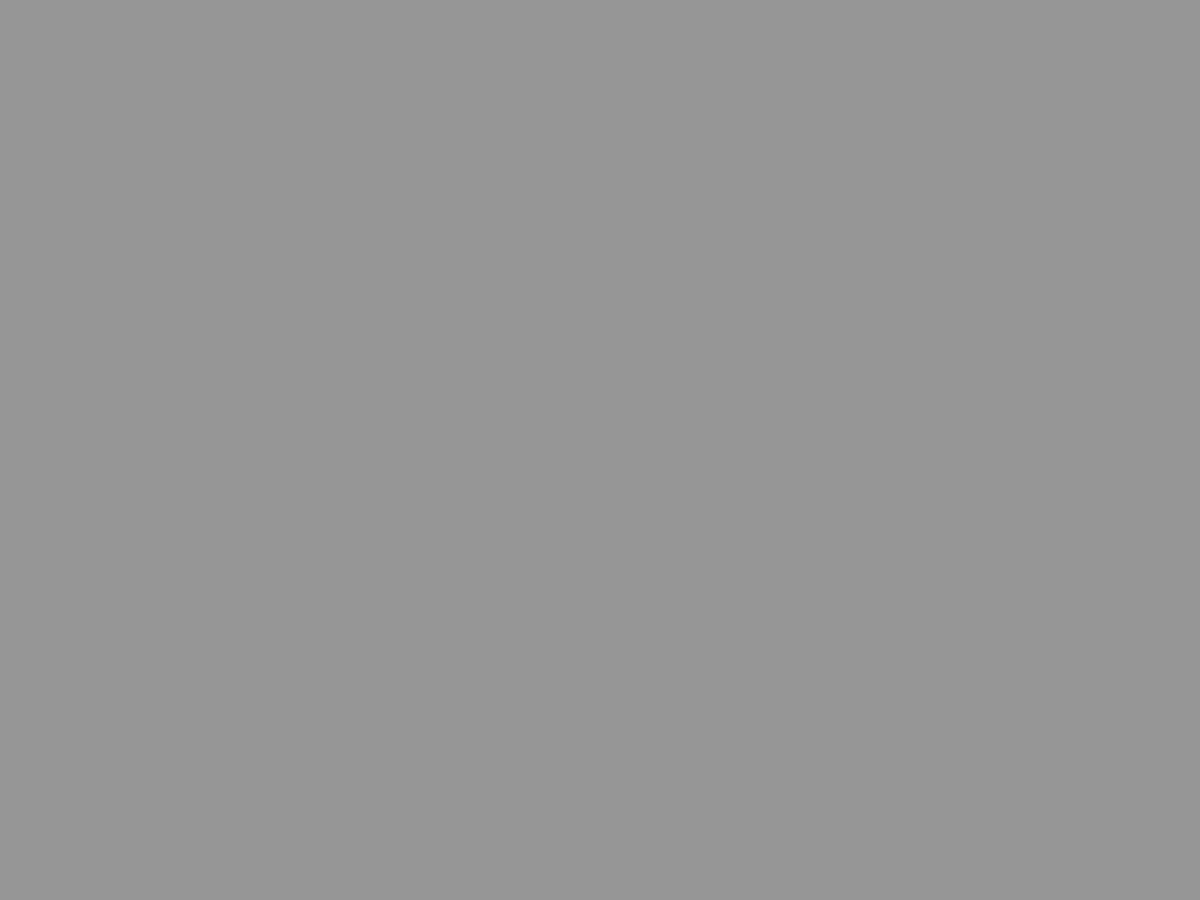
Frame 1 (no input)
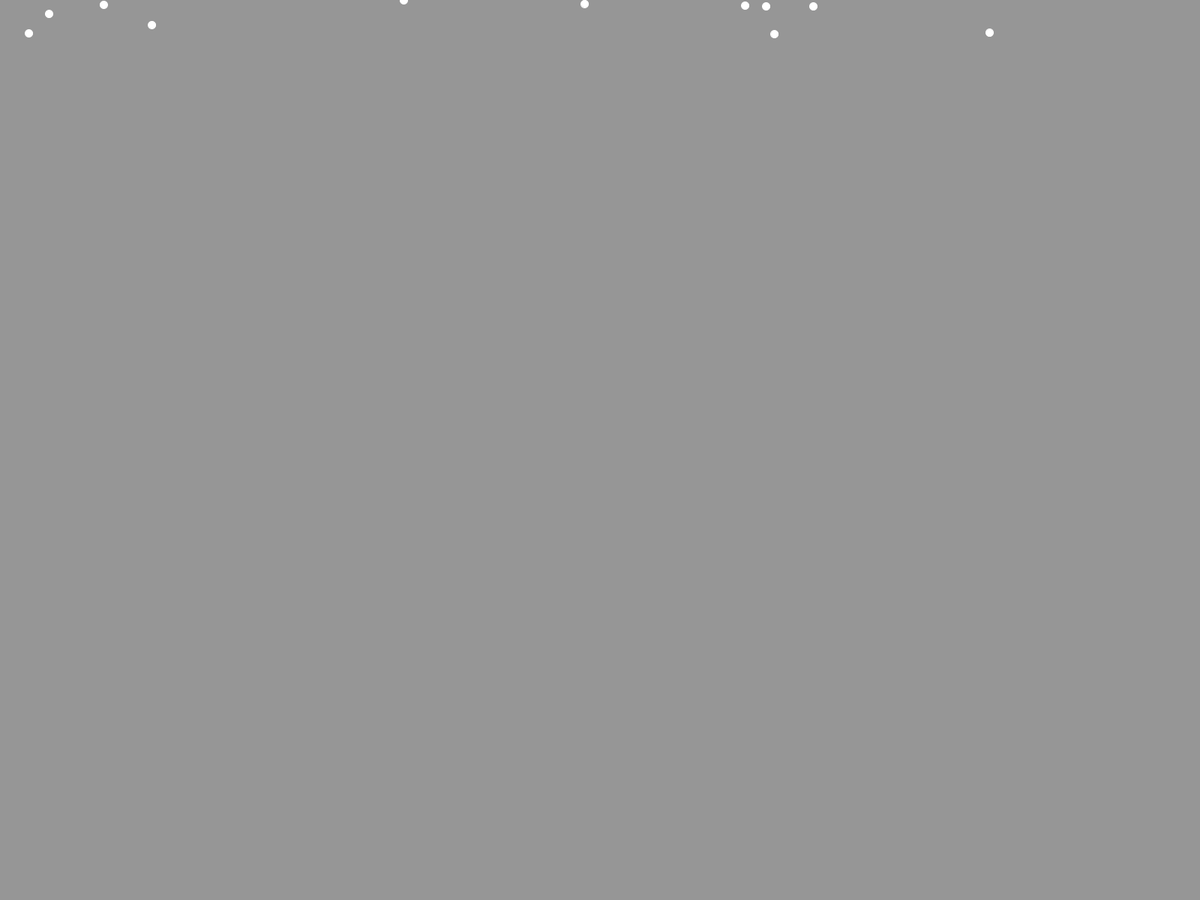
Frame 60 (the mouse pressed at the canvas centre just before this capture)
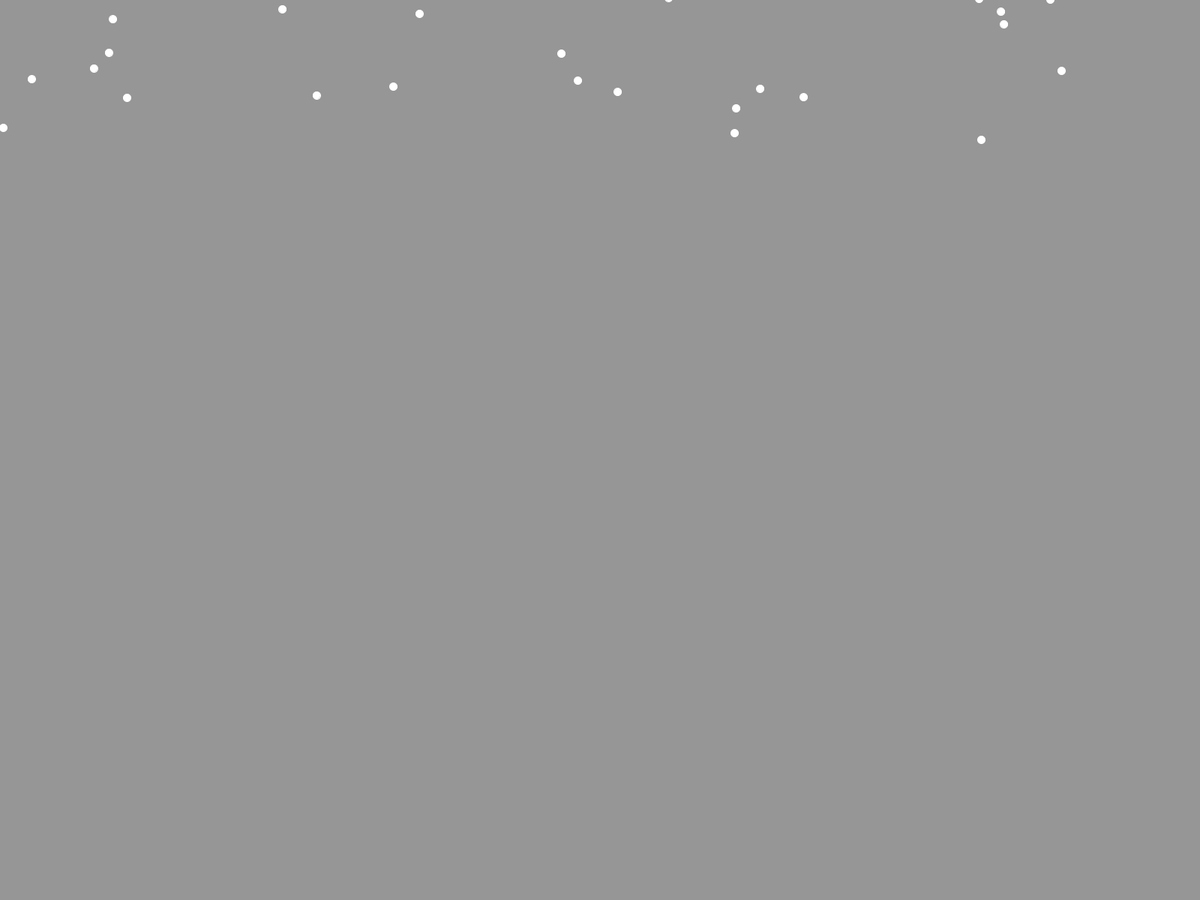
Frame 120 (the mouse held since frame 60 and released just before this capture)

The Processing sketch that drew these frames (run headless with seeded random() and noise(); from frame 60 on, the mouse is pressed at the canvas centre):

// Processing sketch: snowStorm
// ── snowStorm.pde



void setup(){
  fullScreen();
  
}


int snowNumb = 100;
float[] startxCoord = new float[snowNumb];
float[] startyCoord = new float[snowNumb];
float[] xCoord = new float[snowNumb];
float[] yCoord = new float[snowNumb];
float[] randX = new float[snowNumb];
float[] startrandX = new float[snowNumb];
float[] randSpeed = new float[snowNumb];
float[] randReach = new float[snowNumb];
float[] randTurnspd = new float[snowNumb];
boolean loop = true;
boolean direc = false;

void draw(){
  background(150);
  while(loop == true){
    
    for(int i = 0;i < snowNumb;i++){
      
      startxCoord[i] = random(width);
      startyCoord[i] = random(-500,-50);
      randX[i] = random(0.5,2);
      randSpeed[i] = random(0.7,2.5);
      randReach[i] = random(10,30);
      randTurnspd[i] = random(40,80);
      
      xCoord[i] = startxCoord[i];
      yCoord[i] = startyCoord[i];
      startrandX[i] = randX[i];
    }
    loop = false;
  }
  
  
  for(int i = 0;i < snowNumb;i++){
    
    if(xCoord[i] > startxCoord[i]+((startxCoord[i]/100)*randReach[i])){
      direc = true;
    }
    if(xCoord[i] < startxCoord[i]-((startxCoord[i]/100)*randReach[i])){
      direc = false;
    }
    
    if(direc == true){
      randX[i] -= (startrandX[i]/randTurnspd[i]);
      if(randX[i] < -startrandX[i]){
        randX[i] = -startrandX[i];
      }
    }
    else{
      randX[i] += (startrandX[i]/randTurnspd[i]);
      if(randX[i] > startrandX[i]){
        randX[i] = startrandX[i];
      }
    }
    
    if(yCoord[i] > height+10){
      yCoord[i] = startyCoord[i];
    }
    
    yCoord[i]+=randSpeed[i];
    xCoord[i]+=randX[i];
    
    stroke(255);
    ellipse(xCoord[i],yCoord[i],10,10);
    
  } 
}
